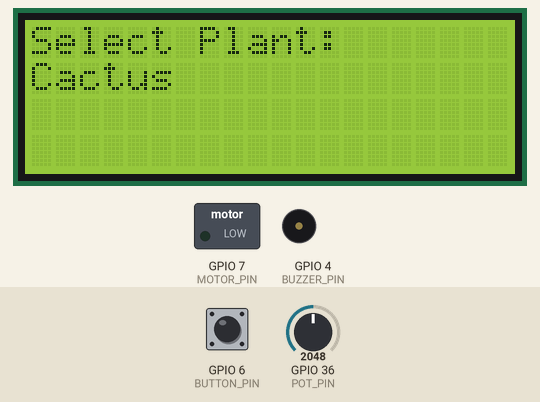
A sketch run on a simulated ESP32. Shown: 20×4 character LCD, switched loads named in the sketch (green lamp = pin HIGH), buzzer (waves = sounding, pin HIGH). The test bench sets the inputs (shaded band); at power-on: GPIO 6 (BUTTON_PIN) HIGH, GPIO 36 (POT_PIN) = 2048.

Above: at 2.8 s.
2.9 s: GPIO 6 (BUTTON_PIN) pulled LOW for 3.2 s
At 6.1 s:
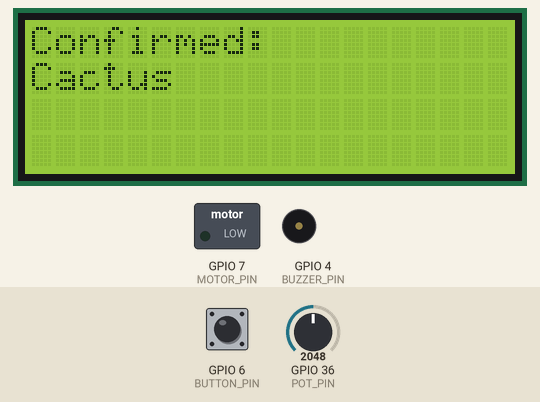
At 7.7 s:
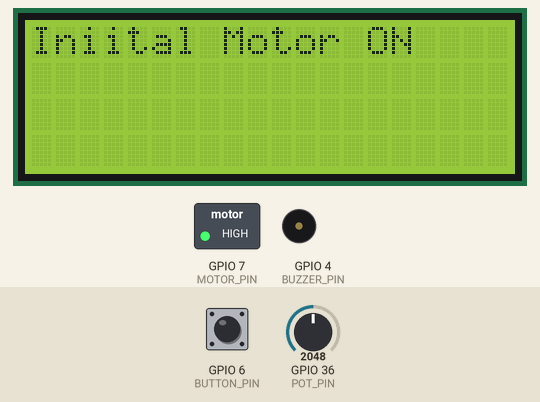
Timing chart, 0 to 20.4 s (numbered marks = the images above; inputs shaded):
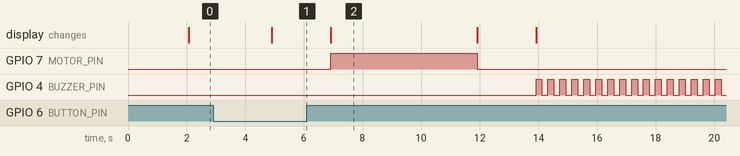

Measured:
- after the input at 2.9 s, GPIO 7 (MOTOR_PIN): LOW → HIGH after 4.0 s, → LOW 5.0 s later; GPIO 4 (BUZZER_PIN): alternates HIGH for 0.20 s and LOW for 0.20 s, starting after 11.0 s; the display: changes after 2.0 s (image 1)

The sketch:

AutWaat_Sys.ino
```cpp
#include <LiquidCrystal.h>

// Initialize the LCD
LiquidCrystal lcd(13, 12, 11, 10, 9, 8);

// Pin definitions
const int POT_PIN = A0;   // Potentiometer to simulate Moisture Sensor
const int MOTOR_PIN = 7;  // Relay Control
const int BUZZER_PIN = 4; // Buzzer Pin
const int BUTTON_PIN = 6; // Pushbutton Pin

// Timing constants
const unsigned long SHORT_PRESS_TIME = 200;
const unsigned long LONG_PRESS_TIME = 2000;
const unsigned long INITIAL_RUNTIME = 5000;
const unsigned long DAILY_RUNTIME = 2000; // Watering duration set to 2 sec
const unsigned long DAY_DURATION = 10000; // 1 day = 10 sec (Simulated)
const unsigned long TWO_DAYS = 2 * DAY_DURATION; // 2 days = 20 sec (Simulated)

// Plant profiles
struct Plant {
  const char *name;
  int criticalLow;
  int normalHigh;
  int criticalHigh;
};

Plant plants[] = {
    {"Cactus", 10, 20, 40},
    {"AloeVera", 10, 30, 50},
    {"ZamioculcasZamifolia", 15, 40, 70}
};

int selectedPlant = 0;
bool plantSelected = false;
bool calibrationDone = false;

// Global variables for motor and buzzer logic
unsigned long motorStartTime = 0;
unsigned long lastDailyRun = 0;
bool motorActive = false;
bool emergencyMode = false;
bool criticalHighTriggered = false;
unsigned long lastBeepTime = 0;
bool buzzerState = false;

void setup() {
  pinMode(MOTOR_PIN, OUTPUT);
  pinMode(BUZZER_PIN, OUTPUT);
  pinMode(BUTTON_PIN, INPUT_PULLUP);
  pinMode(POT_PIN, INPUT);

  digitalWrite(MOTOR_PIN, LOW);
  digitalWrite(BUZZER_PIN, LOW);

  lcd.begin(20, 4);
  lcd.clear();

  lcd.setCursor(0, 0);
  lcd.print("   AutWat System   ");
  delay(2000);
  lcd.clear();

  lcd.setCursor(0, 0);
  lcd.print("Select Plant:");
  while (!plantSelected) {
    lcd.setCursor(0, 1);
    lcd.print(plants[selectedPlant].name);
    lcd.print("        ");
    handleButtonInput();
  }

  lcd.clear();
  lcd.setCursor(0, 0);
  lcd.print("Confirmed: ");
  lcd.setCursor(0, 1);
  lcd.print(plants[selectedPlant].name);
  delay(2000);
  lcd.clear();

  // **Start Initial Motor Run for Calibration**
  motorActive = true;
  motorStartTime = millis();
  digitalWrite(MOTOR_PIN, HIGH);
  lcd.setCursor(0, 0);
  lcd.print("Iniital Motor ON");

  delay(INITIAL_RUNTIME);

  motorActive = false;
  calibrationDone = true;
  digitalWrite(MOTOR_PIN, LOW);
  lcd.setCursor(0, 1);
  lcd.print("Ready!      ");
  delay(2000);
  lcd.clear();

  lastDailyRun = millis(); // Reset daily watering timer after calibration
}

void loop() {
  if (!calibrationDone) return;

  unsigned long currentTime = millis();

  int potValue = analogRead(POT_PIN);
  int moisture = map(potValue, 0, 1019, 0, 100);

  lcd.setCursor(0, 0);
  lcd.print("Moisture: ");
  lcd.print(moisture);
  lcd.print("%   ");

  // **Critical High Moisture Handling**


  if (moisture > plants[selectedPlant].criticalHigh) {
    criticalHighTriggered = true;
    lcd.setCursor(0, 1);
    lcd.print("Critical High!     ");
    handleBuzzer(currentTime, 200);
    motorActive = false;
    digitalWrite(MOTOR_PIN, LOW);
    return;
  }

  if (criticalHighTriggered && moisture <= plants[selectedPlant].normalHigh) {
    criticalHighTriggered = false;
    lcd.clear();
  }

  // **Emergency Watering (Critical Low Moisture)**


  if (moisture < plants[selectedPlant].criticalLow) {
    if (!motorActive) {
      motorActive = true;
      emergencyMode = true;
      motorStartTime = currentTime;
      digitalWrite(MOTOR_PIN, HIGH);
    }
    lcd.setCursor(0, 1);
    lcd.print("Critical Low!      ");
    handleBuzzer(currentTime, 200);


  } else {
    stopBuzzer();
  }

  if (emergencyMode && moisture >= plants[selectedPlant].normalHigh) {
    motorActive = false;
    emergencyMode = false;
    digitalWrite(MOTOR_PIN, LOW);
    lcd.setCursor(0, 1);
    lcd.print("Motor: OFF         ");
  }

  // **Scheduled Watering Every 2 Days (Simulated as 20 Seconds)**
  if (!emergencyMode && !motorActive) {
    if (currentTime - lastDailyRun >= TWO_DAYS) {
      motorActive = true;
      motorStartTime = currentTime;
      digitalWrite(MOTOR_PIN, HIGH);
      lcd.setCursor(0, 1);
      lcd.print("Watering in Prog  ");
      handleBuzzer(currentTime, 1000);
    }
  }

  // **Stop Motor After Daily Runtime**
  if (motorActive && !emergencyMode && currentTime - motorStartTime >= DAILY_RUNTIME) {
    motorActive = false;
    digitalWrite(MOTOR_PIN, LOW);
    lcd.setCursor(0, 1);
    lcd.print("Motor: OFF         ");
    lastDailyRun = millis();
  }

  delay(100);
}

void handleButtonInput() {
  static unsigned long buttonPressStart = 0;
  static bool buttonHeld = false;

  if (digitalRead(BUTTON_PIN) == LOW) {
    if (buttonPressStart == 0) {
      buttonPressStart = millis();
    } else if (!buttonHeld && (millis() - buttonPressStart > LONG_PRESS_TIME)) {
      plantSelected = true;
      buttonHeld = true;
    }
  } else {
    if (buttonPressStart > 0) {
      unsigned long pressDuration = millis() - buttonPressStart;
      if (pressDuration >= SHORT_PRESS_TIME && pressDuration < LONG_PRESS_TIME && !plantSelected) {
        selectedPlant = (selectedPlant + 1) % (sizeof(plants) / sizeof(plants[0]));
      }
      buttonPressStart = 0;
      buttonHeld = false;
    }
  }
}

void handleBuzzer(unsigned long currentTime, unsigned long interval) {
  if (currentTime - lastBeepTime >= interval) {
    buzzerState = !buzzerState;
    digitalWrite(BUZZER_PIN, buzzerState ? HIGH : LOW);
    lastBeepTime = currentTime;
  }
}

void stopBuzzer() {
  digitalWrite(BUZZER_PIN, LOW);
  buzzerState = false;
}
```
